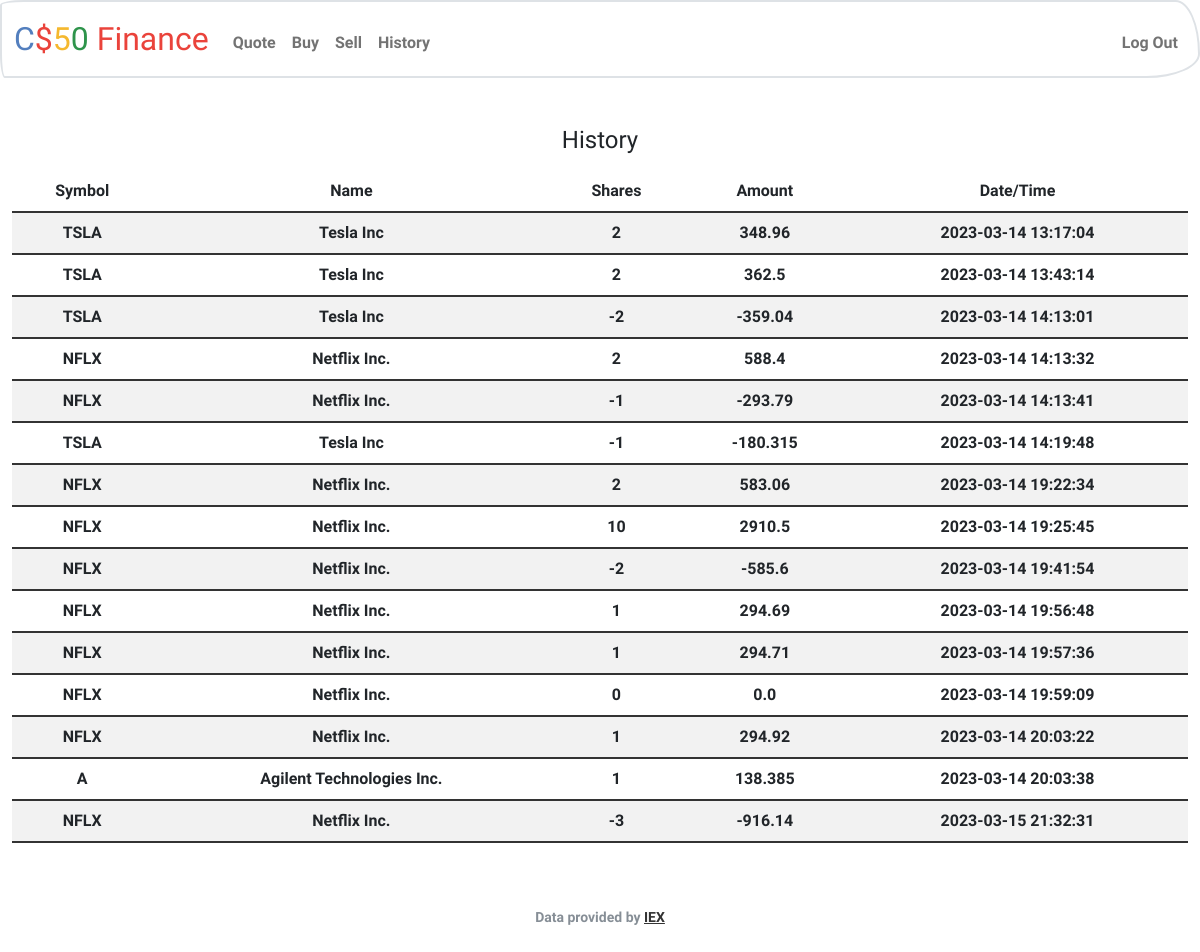
Screenshot of /history (signed in) with the database file from the repository.
### tables this page shows
CREATE TABLE purchases (
    id INTEGER PRIMARY KEY AUTOINCREMENT NOT NULL,
    user_id TEXT NOT NULL,
    stock_id TEXT NOT NULL,
    name TEXT NOT NULL,
    shares TEXT NOT NULL,
    amount TEXT NOT NULL,
    purchasedAt DATETIME DEFAULT CURRENT_TIMESTAMP,
    FOREIGN KEY(user_id) REFERENCES users(id)
);

### app.py (the view)
@app.route("/history")
@login_required
def history():
    history = db.execute("SELECT * FROM purchases WHERE user_id = ?", session["user_id"])
    print(history)
    return render_template("history.html", history=history)

### app.py (called while the page is built)
@app.after_request
def after_request(response):
    response.headers["Cache-Control"] = "no-cache, no-store, must-revalidate"
    response.headers["Expires"] = 0
    response.headers["Pragma"] = "no-cache"
    return response

### helpers.py (called while the page is built)
def login_required(f):
    @wraps(f)
    def decorated_function(*args, **kwargs):
        if session.get("user_id") is None:
            return redirect("/login")
        return f(*args, **kwargs)
    return decorated_function

### templates/history.html (shortened to what this page needs)
{% extends "layout.html" %}
{% block main %}
    <h4>History</h4>
    <table class="table table-striped center">
        <thead>
            <tr>
                <th scope="col">Symbol</th>
                <th scope="col">Name</th>
                <th scope="col">Shares</th>
                <th scope="col">Amount</th>
                <th scope="col">Date/Time</th>
            </tr>
        </thead>
        {% for dict in history %}
        <tr>
            <td>{{ dict["stock_id"] }}</td>
            <td>{{ dict["name"] }}</td>
            <td>{{ dict["shares"] }}</td>
            <td>{{ dict["amount"] }}</td>
            <td>{{ dict["purchasedAt"] }}</td>
        </tr>
        {% endfor %}
    </table>
{% endblock %}

### static/styles.css (style rules this page uses)
.center { margin-left: auto; margin-right: auto; }

### rows the page displays
purchases: stock_id "TSLA", name "Tesla Inc", shares "2", amount "348.96", purchasedAt "2023-03-14 13:17:04"
purchases: stock_id "TSLA", name "Tesla Inc", shares "2", amount "362.5", purchasedAt "2023-03-14 13:43:14"
purchases: stock_id "TSLA", name "Tesla Inc", shares "-2", amount "-359.04", purchasedAt "2023-03-14 14:13:01"
purchases: stock_id "NFLX", name "Netflix Inc.", shares "2", amount "588.4", purchasedAt "2023-03-14 14:13:32"
purchases: stock_id "NFLX", name "Netflix Inc.", shares "-1", amount "-293.79", purchasedAt "2023-03-14 14:13:41"
purchases: stock_id "TSLA", name "Tesla Inc", shares "-1", amount "-180.315", purchasedAt "2023-03-14 14:19:48"
purchases: stock_id "NFLX", name "Netflix Inc.", shares "2", amount "583.06", purchasedAt "2023-03-14 19:22:34"
purchases: stock_id "NFLX", name "Netflix Inc.", shares "10", amount "2910.5", purchasedAt "2023-03-14 19:25:45"
purchases: stock_id "NFLX", name "Netflix Inc.", shares "-2", amount "-585.6", purchasedAt "2023-03-14 19:41:54"
purchases: stock_id "NFLX", name "Netflix Inc.", shares "1", amount "294.69", purchasedAt "2023-03-14 19:56:48"
purchases: stock_id "NFLX", name "Netflix Inc.", shares "1", amount "294.71", purchasedAt "2023-03-14 19:57:36"
purchases: stock_id "NFLX", name "Netflix Inc.", shares "0", amount "0.0", purchasedAt "2023-03-14 19:59:09"
purchases: stock_id "NFLX", name "Netflix Inc.", shares "1", amount "294.92", purchasedAt "2023-03-14 20:03:22"
purchases: stock_id "A", name "Agilent Technologies Inc.", shares "1", amount "138.385", purchasedAt "2023-03-14 20:03:38"
purchases: stock_id "NFLX", name "Netflix Inc.", shares "-3", amount "-916.14", purchasedAt "2023-03-15 21:32:31"
